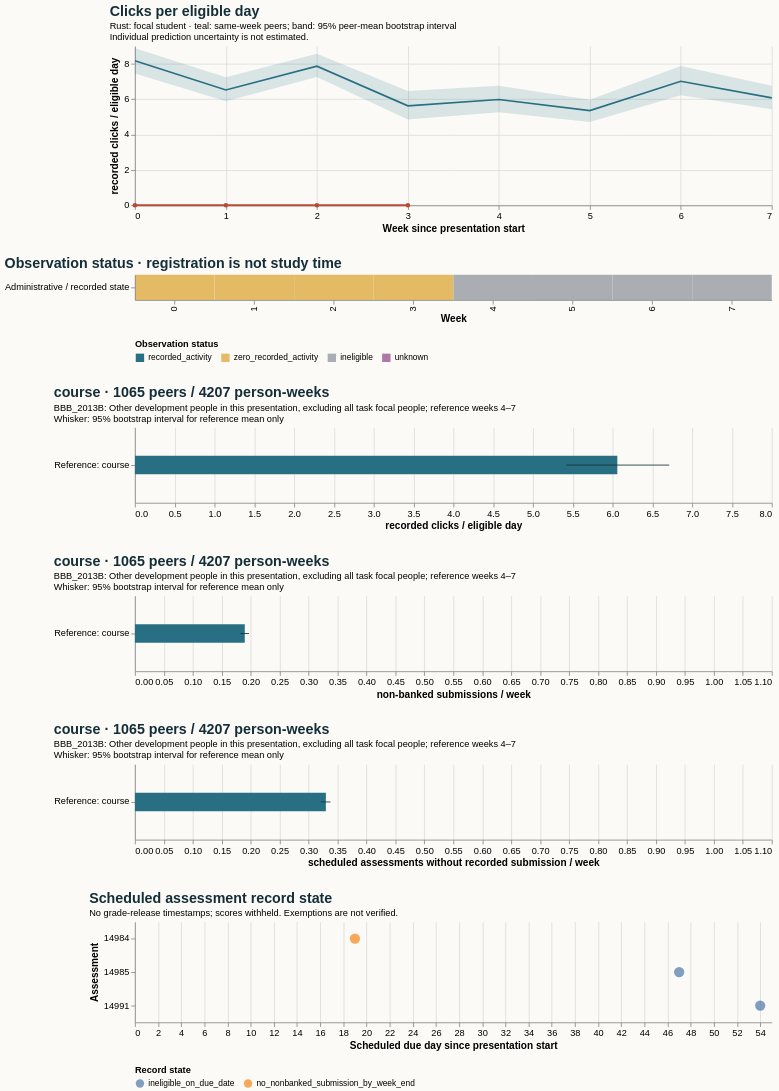

Vega-Lite specification stored for this chart:
### Vega-Lite specification from a JSON file in a GitHub repository (floating-point values rounded to 4 significant figures)
{"$schema": "https://vega.github.io/schema/vega-lite/v5.20.1.json", "config": {"axis": {"labelFontSize": 11, "titleFontSize": 12}, "background": "#fbfaf7", "font": "sans-serif", "title": {"anchor": "start", "color": "#142e38", "fontSize": 17, "subtitleFontSize": 11}, "view": {"continuousHeight": 300, "continuousWidth": 300, "stroke": null}}, "datasets": {"data-4c27e6e628167cfd0b411db370dc35ba": [{"end_day": 6, "focal_value": 0.0, "peer_ci_high": 8.871, "peer_ci_low": 7.452, "peer_mean": 8.174, "peer_observations": 1127, "peer_people": 1127, "reference": "course", "unit": "recorded clicks / eligible day", "week": 0}, {"end_day": 13, "focal_value": 0.0, "peer_ci_high": 7.232, "peer_ci_low": 5.883, "peer_mean": 6.521, "peer_observations": 1121, "peer_people": 1121, "reference": "course", "unit": "recorded clicks / eligible day", "week": 1}, {"end_day": 20, "focal_value": 0.0, "peer_ci_high": 8.57, "peer_ci_low": 7.25, "peer_mean": 7.865, "peer_observations": 1105, "peer_people": 1105, "reference": "course", "unit": "recorded clicks / eligible day", "week": 2}, {"end_day": 27, "focal_value": 0.0, "peer_ci_high": 6.459, "peer_ci_low": 4.849, "peer_mean": 5.625, "peer_observations": 1098, "peer_people": 1098, "reference": "course", "unit": "recorded clicks / eligible day", "week": 3}, {"end_day": 34, "focal_value": null, "peer_ci_high": 6.765, "peer_ci_low": 5.26, "peer_mean": 5.982, "peer_observations": 1065, "peer_people": 1065, "reference": "course", "unit": "recorded clicks / eligible day", "week": 4}, {"end_day": 41, "focal_value": null, "peer_ci_high": 5.967, "peer_ci_low": 4.705, "peer_mean": 5.35, "peer_observations": 1058, "peer_people": 1058, "reference": "course", "unit": "recorded clicks / eligible day", "week": 5}, {"end_day": 48, "focal_value": null, "peer_ci_high": 7.878, "peer_ci_low": 6.227, "peer_mean": 7.012, "peer_observations": 1050, "peer_people": 1050, "reference": "course", "unit": "recorded clicks / eligible day", "week": 6}, {"end_day": 55, "focal_value": null, "peer_ci_high": 6.762, "peer_ci_low": 5.427, "peer_mean": 6.076, "peer_observations": 1034, "peer_people": 1034, "reference": "course", "unit": "recorded clicks / eligible day", "week": 7}], "data-4ca21a1d6e8f91bcca9076e58ef3143f": [{"hi": null, "lo": null, "series": "Focal: weeks 4–7", "value": null}, {"hi": 0.197, "lo": 0.1824, "series": "Reference: course", "value": 0.1897}], "data-78a18c7f6ad613cca0553ad7d17dcb2a": [{"hi": null, "lo": null, "series": "Focal: weeks 4–7", "value": null}, {"hi": 0.3378, "lo": 0.3214, "series": "Reference: course", "value": 0.3298}], "data-8cb647addeba0d053e5f3fbcbcd644f6": [{"eligible_days": 7.0, "end_day": 6, "logging_completeness": "unknown", "observation_status": "zero_recorded_activity", "row": "Administrative / recorded state", "score_status": "withheld_release_time_unknown", "start_day": 0, "value": 0.0, "week": 0}, {"eligible_days": 7.0, "end_day": 13, "logging_completeness": "unknown", "observation_status": "zero_recorded_activity", "row": "Administrative / recorded state", "score_status": "withheld_release_time_unknown", "start_day": 7, "value": 0.0, "week": 1}, {"eligible_days": 7.0, "end_day": 20, "logging_completeness": "unknown", "observation_status": "zero_recorded_activity", "row": "Administrative / recorded state", "score_status": "withheld_release_time_unknown", "start_day": 14, "value": 0.0, "week": 2}, {"eligible_days": 6.0, "end_day": 27, "logging_completeness": "unknown", "observation_status": "zero_recorded_activity", "row": "Administrative / recorded state", "score_status": "withheld_release_time_unknown", "start_day": 21, "value": 0.0, "week": 3}, {"eligible_days": 0.0, "end_day": 34, "logging_completeness": "unknown", "observation_status": "ineligible", "row": "Administrative / recorded state", "score_status": "withheld_release_time_unknown", "start_day": 28, "value": null, "week": 4}, {"eligible_days": 0.0, "end_day": 41, "logging_completeness": "unknown", "observation_status": "ineligible", "row": "Administrative / recorded state", "score_status": "withheld_release_time_unknown", "start_day": 35, "value": null, "week": 5}, {"eligible_days": 0.0, "end_day": 48, "logging_completeness": "unknown", "observation_status": "ineligible", "row": "Administrative / recorded state", "score_status": "withheld_release_time_unknown", "start_day": 42, "value": null, "week": 6}, {"eligible_days": 0.0, "end_day": 55, "logging_completeness": "unknown", "observation_status": "ineligible", "row": "Administrative / recorded state", "score_status": "withheld_release_time_unknown", "start_day": 49, "value": null, "week": 7}], "data-ad7d0c8bf351e940bb42a6df6dc84367": [{"hi": null, "lo": null, "series": "Focal: weeks 4–7", "value": null}, {"hi": 6.711, "lo": 5.417, "series": "Reference: course", "value": 6.059}], "data-c804da4b781df25747de5e55c03f81ca": [{"as_of_day": 20, "assessment_id": 14984, "course": "BBB_2013B", "due_day": 19, "person_id": 558146, "score_status": "withheld_release_time_unknown", "state": "no_nonbanked_submission_by_week_end", "week": 2}, {"as_of_day": 48, "assessment_id": 14985, "course": "BBB_2013B", "due_day": 47, "person_id": 558146, "score_status": "withheld_release_time_unknown", "state": "ineligible_on_due_date", "week": 6}, {"as_of_day": 55, "assessment_id": 14991, "course": "BBB_2013B", "due_day": 54, "person_id": 558146, "score_status": "withheld_release_time_unknown", "state": "ineligible_on_due_date", "week": 7}]}, "resolve": {"scale": {"color": "independent"}}, "spacing": 28, "vconcat": [{"data": {"name": "data-4c27e6e628167cfd0b411db370dc35ba"}, "height": 190, "layer": [{"encoding": {"x": {"axis": {"tickMinStep": 1}, "field": "week", "title": "Week since presentation start", "type": "quantitative"}, "y": {"field": "peer_ci_low", "scale": {"zero": true}, "title": "recorded clicks / eligible day", "type": "quantitative"}, "y2": {"field": "peer_ci_high"}}, "mark": {"color": "#286f83", "opacity": 0.16, "type": "area"}}, {"encoding": {"tooltip": [{"field": "week", "type": "quantitative"}, {"field": "peer_mean", "type": "quantitative"}, {"field": "peer_people", "type": "quantitative"}, {"field": "peer_observations", "type": "quantitative"}], "x": {"field": "week", "type": "quantitative"}, "y": {"field": "peer_mean", "type": "quantitative"}}, "mark": {"color": "#286f83", "strokeWidth": 2, "type": "line"}}, {"encoding": {"tooltip": [{"field": "week", "type": "quantitative"}, {"field": "focal_value", "type": "quantitative"}], "x": {"field": "week", "type": "quantitative"}, "y": {"field": "focal_value", "type": "quantitative"}}, "mark": {"color": "#b64c35", "point": {"color": "#b64c35"}, "strokeWidth": 2.5, "type": "line"}}], "title": {"subtitle": ["Rust: focal student · teal: same-week peers; band: 95% peer-mean bootstrap interval", "Individual prediction uncertainty is not estimated."], "text": "Clicks per eligible day"}, "width": 760}, {"data": {"name": "data-8cb647addeba0d053e5f3fbcbcd644f6"}, "encoding": {"color": {"field": "observation_status", "legend": {"labelLimit": 260, "orient": "bottom"}, "scale": {"domain": ["recorded_activity", "zero_recorded_activity", "ineligible", "unknown"], "range": ["#286f83", "#e4bb64", "#aaaeb3", "#ac78a5"]}, "title": "Observation status", "type": "nominal"}, "tooltip": [{"field": "week", "type": "quantitative"}, {"field": "eligible_days", "type": "quantitative"}, {"field": "observation_status", "type": "nominal"}, {"field": "logging_completeness", "type": "nominal"}], "x": {"field": "week", "title": "Week", "type": "ordinal"}, "y": {"field": "row", "title": null, "type": "nominal"}}, "height": 30, "mark": {"type": "rect"}, "title": "Observation status · registration is not study time", "width": 760}, {"data": {"name": "data-ad7d0c8bf351e940bb42a6df6dc84367"}, "height": 90, "layer": [{"encoding": {"x": {"field": "value", "scale": {"domain": [0, 7.047], "zero": true}, "title": "recorded clicks / eligible day", "type": "quantitative"}, "y": {"field": "series", "sort": null, "title": null, "type": "nominal"}}, "mark": {"color": "#286f83", "size": 22, "type": "bar"}}, {"encoding": {"x": {"field": "lo", "type": "quantitative"}, "x2": {"field": "hi"}, "y": {"field": "series", "sort": null, "title": null, "type": "nominal"}}, "mark": {"color": "#142e38", "type": "rule"}}], "title": {"subtitle": ["BBB_2013B: Other development people in this presentation, excluding all task focal people; reference weeks 4–7", "Whisker: 95% bootstrap interval for reference mean only"], "text": "course · 1065 peers / 4207 person-weeks"}, "width": 760}, {"data": {"name": "data-4ca21a1d6e8f91bcca9076e58ef3143f"}, "height": 90, "layer": [{"encoding": {"x": {"field": "value", "scale": {"domain": [0, 1.05], "zero": true}, "title": "non-banked submissions / week", "type": "quantitative"}, "y": {"field": "series", "sort": null, "title": null, "type": "nominal"}}, "mark": {"color": "#286f83", "size": 22, "type": "bar"}}, {"encoding": {"x": {"field": "lo", "type": "quantitative"}, "x2": {"field": "hi"}, "y": {"field": "series", "sort": null, "title": null, "type": "nominal"}}, "mark": {"color": "#142e38", "type": "rule"}}], "title": {"subtitle": ["BBB_2013B: Other development people in this presentation, excluding all task focal people; reference weeks 4–7", "Whisker: 95% bootstrap interval for reference mean only"], "text": "course · 1065 peers / 4207 person-weeks"}, "width": 760}, {"data": {"name": "data-78a18c7f6ad613cca0553ad7d17dcb2a"}, "height": 90, "layer": [{"encoding": {"x": {"field": "value", "scale": {"domain": [0, 1.05], "zero": true}, "title": "scheduled assessments without recorded submission / week", "type": "quantitative"}, "y": {"field": "series", "sort": null, "title": null, "type": "nominal"}}, "mark": {"color": "#286f83", "size": 22, "type": "bar"}}, {"encoding": {"x": {"field": "lo", "type": "quantitative"}, "x2": {"field": "hi"}, "y": {"field": "series", "sort": null, "title": null, "type": "nominal"}}, "mark": {"color": "#142e38", "type": "rule"}}], "title": {"subtitle": ["BBB_2013B: Other development people in this presentation, excluding all task focal people; reference weeks 4–7", "Whisker: 95% bootstrap interval for reference mean only"], "text": "course · 1065 peers / 4207 person-weeks"}, "width": 760}, {"data": {"name": "data-c804da4b781df25747de5e55c03f81ca"}, "encoding": {"color": {"field": "state", "legend": {"labelLimit": 400, "orient": "bottom"}, "title": "Record state", "type": "nominal"}, "tooltip": [{"field": "assessment_id", "type": "quantitative"}, {"field": "due_day", "type": "quantitative"}, {"field": "as_of_day", "type": "quantitative"}, {"field": "state", "type": "nominal"}, {"field": "score_status", "type": "nominal"}], "x": {"field": "due_day", "title": "Scheduled due day since presentation start", "type": "quantitative"}, "y": {"field": "assessment_id", "title": "Assessment", "type": "nominal"}}, "height": 120, "mark": {"filled": true, "size": 150, "type": "point"}, "title": {"subtitle": "No grade-release timestamps; scores withheld. Exemptions are not verified.", "text": "Scheduled assessment record state"}, "width": 760}]}
